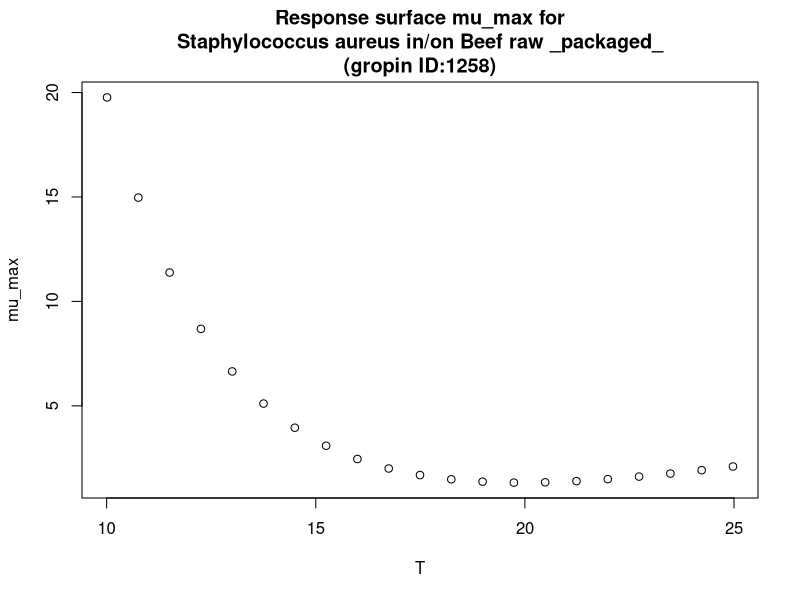

Reproduce this figure in R.
#############################
# start of Parameter script
#############################
T <- seq(10.01,24.975024975025,length.out=21)
#############################
# end of Parameter script
#############################
############################# 
# start of Model script Gropin ID 1258 
#############################
 
# constant coefficients for this model
 
variables <- data.frame(T)
argumentsPar <- expand.grid(variables)
 
# heart of the model
response_surface <- function(T) {
   mumax <-20.15-749.9/T+7468/T^2

return(mumax=mumax)
} 

# output parameters
mumax <- cbind(argumentsPar,response_surface(argumentsPar['T']))
colnames(mumax) <- c(colnames(argumentsPar),'mumax')
#############################
# End of Model script
#############################
############################# 
# start of Visualisation script Gropin ID 1258 
#############################
plot(T,mumax$mumax,
                          xlab='T',
                          ylab='mu_max',main='Response surface mu_max for
Staphylococcus aureus in/on Beef raw _packaged_
(gropin ID:1258)')
#############################
# End of Visualisation script
#############################
